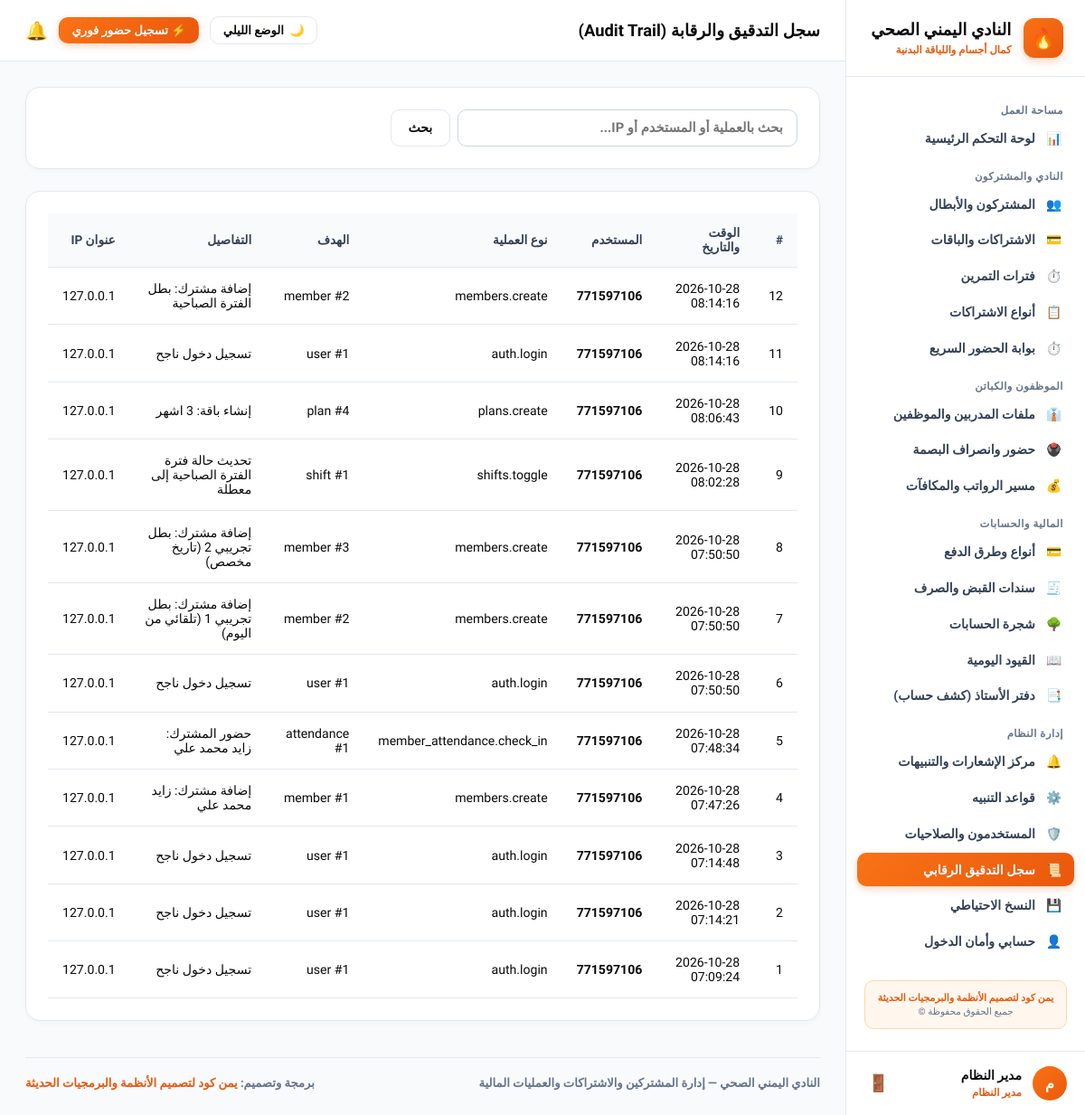
/system/audit (signed in), run on an earlier commit of the app's database.
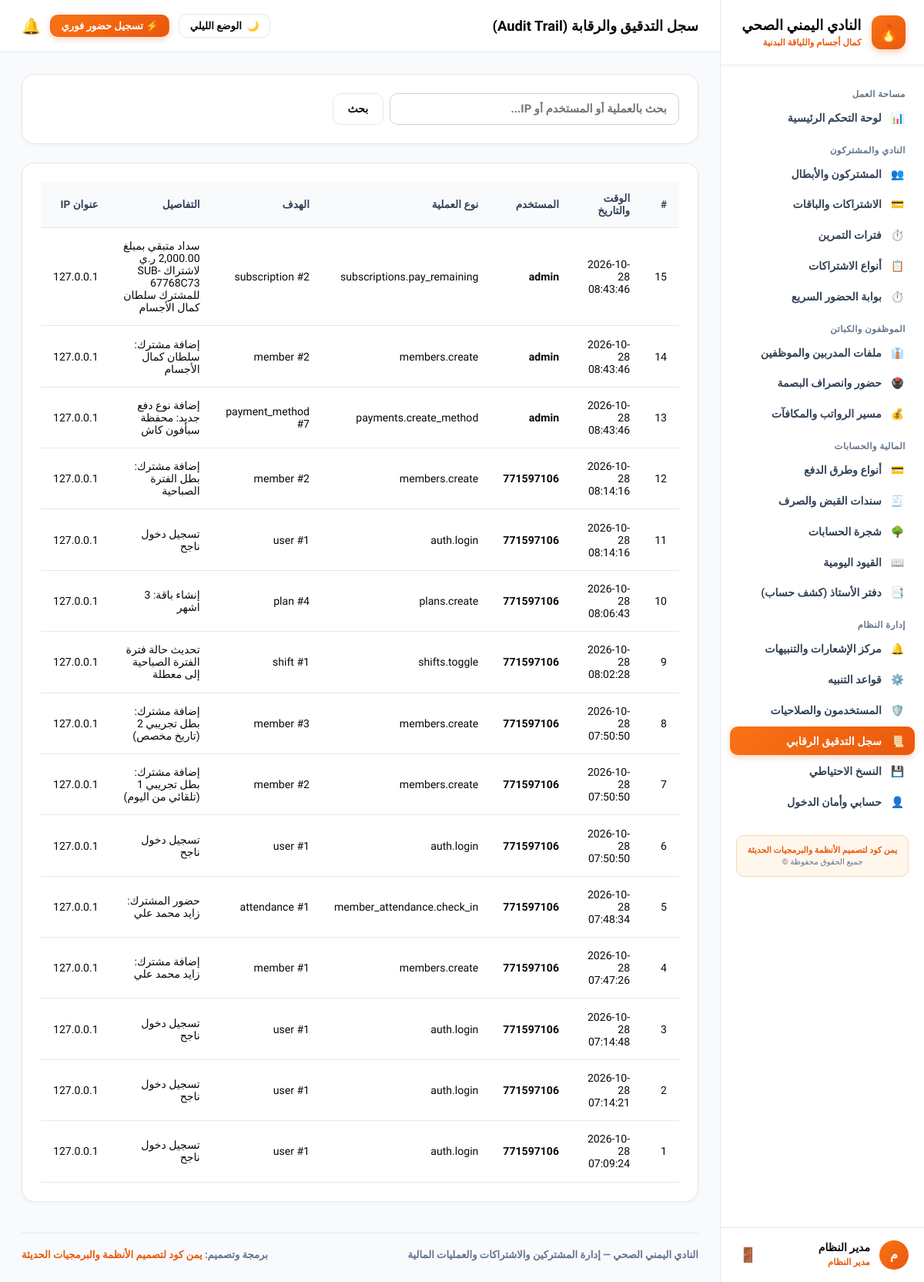
And on a later commit of the database.
### app/models.py (models this page shows, shortened)
class User(UserMixin, db.Model):
    __tablename__ = "users"
    id = db.Column(db.Integer, primary_key=True)
    username = db.Column(db.String(80), unique=True, nullable=False)
    password_hash = db.Column(db.String(255), nullable=False)
    full_name = db.Column(db.String(120), nullable=False)
    role_name = db.Column(db.String(50), default="مدير النظام")
    is_active = db.Column(db.Boolean, default=True)
    created_at = db.Column(db.DateTime, default=datetime.utcnow)

class AuditLog(db.Model):
    __tablename__ = "audit_logs"
    id = db.Column(db.Integer, primary_key=True)
    user_id = db.Column(db.Integer, nullable=True)
    username = db.Column(db.String(80), nullable=True)
    action = db.Column(db.String(100), nullable=False)
    target_type = db.Column(db.String(50), nullable=True)
    target_id = db.Column(db.String(50), nullable=True)
    details = db.Column(db.Text, nullable=True)
    ip_address = db.Column(db.String(50), default="127.0.0.1")
    created_at = db.Column(db.DateTime, default=datetime.utcnow)

### app/routes/system.py (the view, shortened to what this page needs)
@system_bp.route("/audit")
@login_required
def audit():
    q = request.args.get("q", "").strip()
    query = AuditLog.query
    logs = query.order_by(AuditLog.id.desc()).limit(100).all()
    return render_template("system/audit.html", logs=logs, q=q)

### app/templates/system/audit.html (shortened to what this page needs)
{% extends "base.html" %}
{% block header_title %}سجل التدقيق والرقابة (Audit Trail){% endblock %}
{% block content %}
<div class="card">
  <form method="GET" action="{{ url_for('system.audit') }}" style="display: flex; gap: 0.5rem; max-width: 450px;">
    <input type="text" name="q" value="{{ q }}" placeholder="بحث بالعملية أو المستخدم أو IP..." class="form-control">
    <button type="submit" class="btn btn-secondary">بحث</button>
  </form>
</div>
<div class="card">
  <div class="table-responsive">
    <table>
      <thead>
        <tr>
          <th>#</th>
          <th>الوقت والتاريخ</th>
          <th>المستخدم</th>
          <th>نوع العملية</th>
          <th>الهدف</th>
          <th>التفاصيل</th>
          <th>عنوان IP</th>
        </tr>
      </thead>
      <tbody>
        {% for l in logs %}
        <tr>
          <td>{{ l.id }}</td>
          <td>{{ l.created_at.strftime('%Y-%m-%d %H:%M:%S') }}</td>
          <td><strong>{{ l.username }}</strong></td>
          <td><code>{{ l.action }}</code></td>
          <td>{{ l.target_type or '-' }} {% if l.target_id %}#{{ l.target_id }}{% endif %}</td>
          <td>{{ l.details or '-' }}</td>
          <td><code>{{ l.ip_address }}</code></td>
        </tr>
        {% else %}
        <tr>
          <td colspan="7" style="text-align: center; color: #94a3b8; padding: 2rem;">لا توجد حركات مسجلة.</td>
        </tr>
        {% endfor %}
      </tbody>
    </table>
  </div>
</div>
{% endblock %}

### app/templates/base.html (shortened to what this page needs)
<!doctype html>
<html lang="ar" dir="rtl" data-theme="light">
<head>
  <link rel="stylesheet" href="{{ url_for('static', filename='css/theme-iron.css') }}">
</head>
<body>
  <div class="layout-root">
    <aside class="sidebar">
      <a href="{{ url_for('dashboard.index') }}" class="sidebar-brand">
        <div class="brand-icon">🔥</div>
        <div>
          <strong style="font-size: 1.15rem; display: block; line-height: 1.25; font-weight: 900;">النادي اليمني الصحي</strong>
          <span style="font-size: 0.72rem; color: var(--primary); font-weight: 800;">كمال أجسام واللياقة البدنية</span>
        </div>
      </a>
      <div class="sidebar-nav">
        <div class="nav-group-title">مساحة العمل</div>
        <a href="{{ url_for('dashboard.index') }}" class="nav-link {% if request.path == '/dashboard/' %}active{% endif %}">
          <span>📊</span>
          <span>لوحة التحكم الرئيسية</span>
        </a>
        <div class="nav-group-title">النادي والمشتركون</div>
        <a href="{{ url_for('members.index') }}" class="nav-link {% if '/members' in request.path %}active{% endif %}">
          <span>👥</span>
          <span>المشتركون والأبطال</span>
        </a>
        <a href="{{ url_for('subscriptions.index') }}" class="nav-link {% if request.path == '/subscriptions/' %}active{% endif %}">
          <span>💳</span>
          <span>الاشتراكات والباقات</span>
        </a>
        <a href="{{ url_for('shifts.index') }}" class="nav-link {% if '/shifts' in request.path %}active{% endif %}">
          <span>⏱️</span>
          <span>فترات التمرين</span>
        </a>
        <a href="{{ url_for('subscriptions.plans') }}" class="nav-link {% if '/subscriptions/plans' in request.path %}active{% endif %}">
          <span>📋</span>
          <span>أنواع الاشتراكات</span>
        </a>
        <a href="{{ url_for('attendance.index') }}" class="nav-link {% if '/member-attendance' in request.path %}active{% endif %}">
          <span>⏱️</span>
          <span>بوابة الحضور السريع</span>
        </a>
        <div class="nav-group-title">الموظفون والكباتن</div>
        <a href="{{ url_for('employees.index') }}" class="nav-link {% if request.path == '/employees/' %}active{% endif %}">
          <span>👔</span>
          <span>ملفات المدربين والموظفين</span>
        </a>
        <a href="{{ url_for('employees.attendance') }}" class="nav-link {% if '/employees/attendance' in request.path %}active{% endif %}">
          <span>🖲️</span>
          <span>حضور وانصراف البصمة</span>
        </a>
        <a href="{{ url_for('employees.payroll') }}" class="nav-link {% if '/employees/payroll' in request.path %}active{% endif %}">
          <span>💰</span>
          <span>مسير الرواتب والمكافآت</span>
        </a>
        <div class="nav-group-title">المالية والحسابات</div>
        <a href="{{ url_for('payments.methods') }}" class="nav-link {% if '/payments/methods' in request.path %}active{% endif %}">
          <span>💳</span>
          <span>أنواع وطرق الدفع</span>
        </a>
        <a href="{{ url_for('accounting.vouchers') }}" class="nav-link {% if '/accounting/vouchers' in request.path %}active{% endif %}">
          <span>🧾</span>
          <span>سندات القبض والصرف</span>
        </a>
        <a href="{{ url_for('accounting.accounts') }}" class="nav-link {% if '/accounting/accounts' in request.path %}active{% endif %}">
          <span>🌳</span>
          <span>شجرة الحسابات</span>
        </a>
        <a href="{{ url_for('accounting.journal') }}" class="nav-link {% if '/accounting/journal' in request.path %}active{% endif %}">
          <span>📖</span>
          <span>القيود اليومية</span>
        </a>
        <a href="{{ url_for('accounting.ledger') }}" class="nav-link {% if '/accounting/ledger' in request.path %}active{% endif %}">
          <span>📑</span>
          <span>دفتر الأستاذ (كشف حساب)</span>
        </a>
        <div class="nav-group-title">إدارة النظام</div>
        <a href="{{ url_for('notifications.index') }}" class="nav-link {% if request.path == '/notifications/' %}active{% endif %}">
          <span>🔔</span>
          <span>مركز الإشعارات والتنبيهات</span>
        </a>
        <a href="{{ url_for('notifications.rules') }}" class="nav-link {% if '/notifications/rules' in request.path %}active{% endif %}">
          <span>⚙️</span>
          <span>قواعد التنبيه</span>
        </a>
        <a href="{{ url_for('auth.users') }}" class="nav-link {% if '/auth/users' in request.path %}active{% endif %}">
          <span>🛡️</span>
          <span>المستخدمون والصلاحيات</span>
        </a>
        <a href="{{ url_for('system.audit') }}" class="nav-link {% if '/system/audit' in request.path %}active{% endif %}">
          <span>📜</span>
          <span>سجل التدقيق الرقابي</span>
        </a>
        <a href="{{ url_for('system.backup') }}" class="nav-link {% if '/system/backup' in request.path %}active{% endif %}">
          <span>💾</span>
          <span>النسخ الاحتياطي</span>
        </a>
        <a href="{{ url_for('auth.profile') }}" class="nav-link {% if '/auth/profile' in request.path %}active{% endif %}">
          <span>👤</span>
          <span>حسابي وأمان الدخول</span>
        </a>
        <div style="margin: 1.5rem 0.5rem 0.5rem 0.5rem; padding: 0.75rem; background: var(--badge-fire-bg); border: 1px solid var(--badge-fire-border); border-radius: 10px; text-align: center;">
          <span style="display: block; font-size: 0.68rem; font-weight: 800; color: var(--primary);">يمن كود لتصميم الأنظمة والبرمجيات الحديثة</span>
          <span style="display: block; font-size: 0.65rem; color: var(--text-caption); margin-top: 2px;">جميع الحقوق محفوظة ©</span>
        </div>
      </div>
      <div class="sidebar-user">
        <div class="user-info">
          <div class="user-avatar">{{ current_user.full_name[0] if current_user.is_authenticated else 'م' }}</div>
          <div>
            <strong style="font-size: 0.88rem; display: block; font-weight: 900;">{{ current_user.full_name if current_user.is_authenticated else 'مستخدم' }}</strong>
            <span style="font-size: 0.72rem; color: var(--primary); font-weight: 800;">{{ current_user.role_name if current_user.is_authenticated else 'مدير النادي' }}</span>
          </div>
        </div>
        <form method="POST" action="{{ url_for('auth.logout') }}">
          <button type="submit" title="تسجيل الخروج" style="background: none; border: none; cursor: pointer; color: var(--text-caption); font-size: 1.15rem; padding: 4px;">
            🚪
          </button>
        </form>
      </div>
    </aside>
    <div class="main-wrapper">
      <header class="topbar">
        <div>
          <h1 style="font-size: 1.15rem; margin: 0; font-weight: 900; color: var(--text-main);">
            {% block header_title %}النادي اليمني الصحي · نظام إدارة الصالة والأنشطة الرياضية{% endblock %}
          </h1>
        </div>
        <div style="display: flex; align-items: center; gap: 0.75rem;">
          <button type="button" class="theme-switch-btn" id="themeToggleBtn" onclick="toggleTheme()" title="التبديل بين الوضع الليلي والنهاري">
            <span id="themeBtnIcon">🌙</span>
            <span id="themeBtnText">الوضع الليلي</span>
          </button>
          <a href="{{ url_for('attendance.index') }}" class="btn btn-primary" style="font-size: 0.82rem; padding: 0.4rem 0.85rem;">
            ⚡ تسجيل حضور فوري
          </a>
          <a href="{{ url_for('notifications.index') }}" title="الإشعارات" style="text-decoration: none; font-size: 1.25rem; position: relative;">
            🔔
          </a>
        </div>
      </header>
      <main class="content-area">
        {% block content %}{% endblock %}
        <footer style="margin-top: 2.5rem; padding-top: 1.25rem; border-top: 1.5px solid var(--card-border); display: flex; justify-content: space-between; align-items: center; flex-wrap: wrap; gap: 0.75rem; font-size: 0.82rem; color: var(--text-caption); font-weight: 700;">
          <div>
            <strong>النادي اليمني الصحي</strong> — إدارة المشتركين والاشتراكات والعمليات المالية
          </div>
          <div>
            برمجة وتصميم: <strong style="color: var(--primary);">يمن كود لتصميم الأنظمة والبرمجيات الحديثة</strong>
          </div>
        </footer>
      </main>
    </div>
  </div>
</body>
</html>

What changed in the data, as far as the page shows it:
added AuditLog: id "15", created_at "2026-10-28 08:43:46", username "admin", action "subscriptions.pay_remaining", target_type "subscription", target_id "2", details "سداد متبقي بمبلغ 2,000.00 ر.ي لاشتراك SUB-67768C73 للمشترك سلطان كمال الأجسام", ip_address "127.0.0.1"
added AuditLog: id "14", created_at "2026-10-28 08:43:46", username "admin", action "members.create", target_type "member", target_id "2", details "إضافة مشترك: سلطان كمال الأجسام", ip_address "127.0.0.1"
added AuditLog: id "13", created_at "2026-10-28 08:43:46", username "admin", action "payments.create_method", target_type "payment_method", target_id "7", details "إضافة نوع دفع جديد: محفظة سبأفون كاش", ip_address "127.0.0.1"
